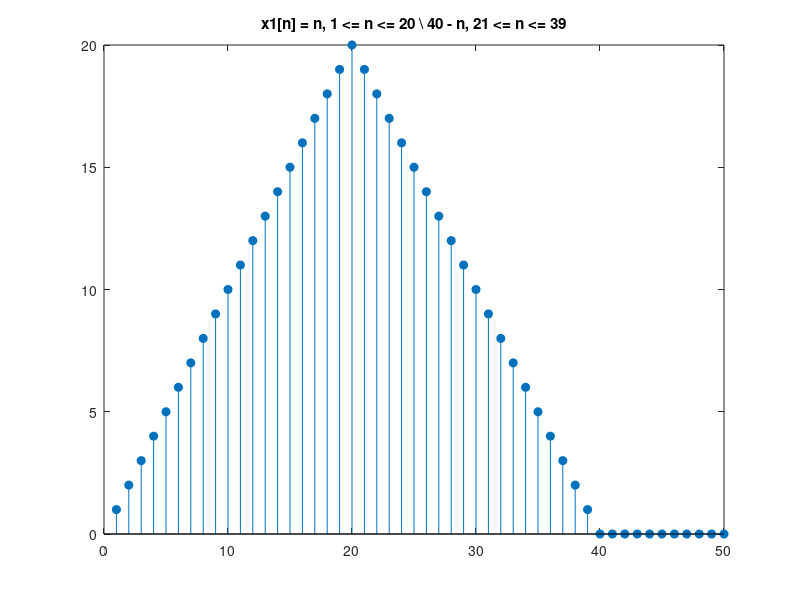
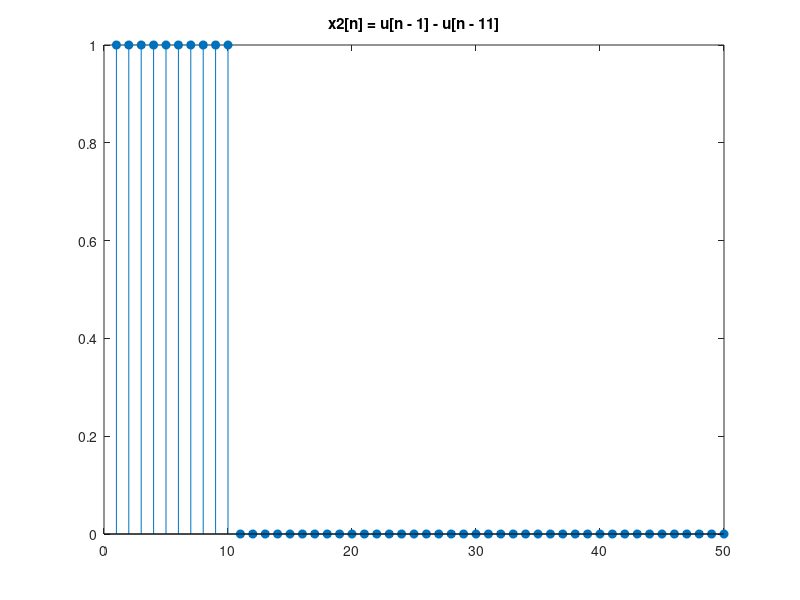
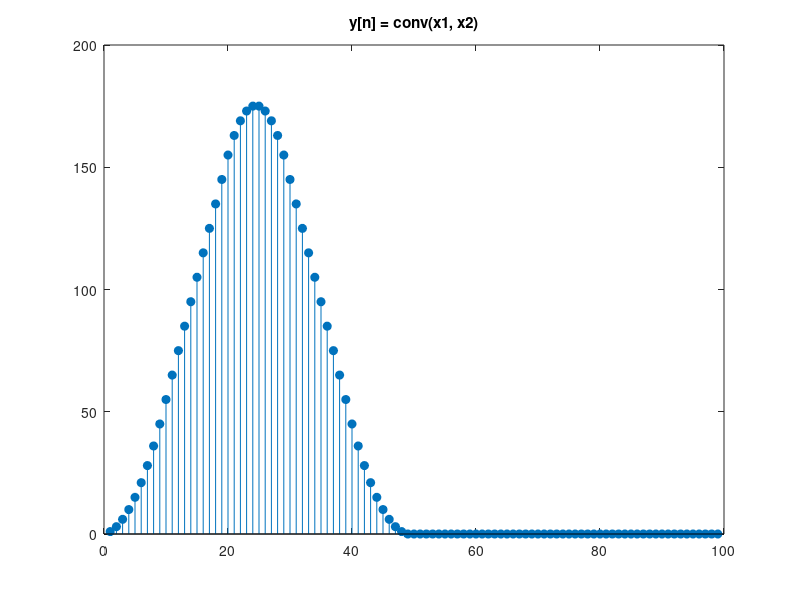
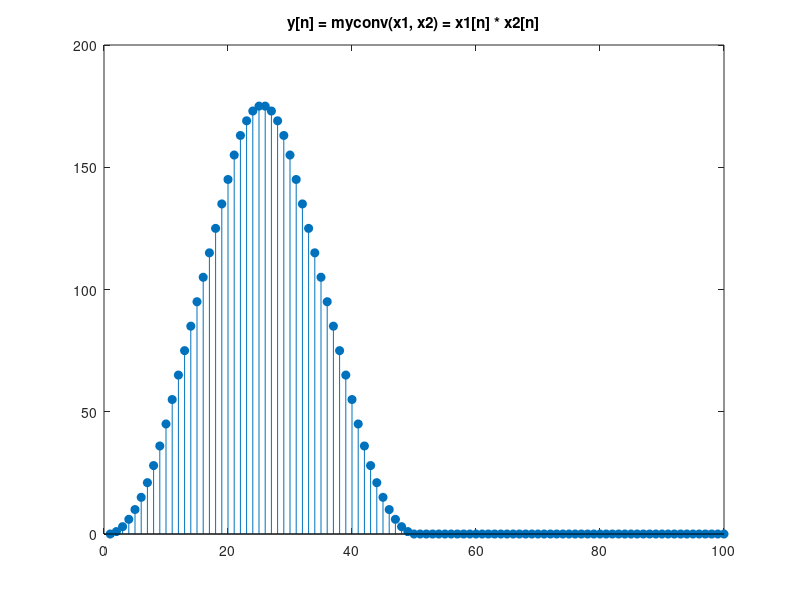

MATLAB code for these plots, in order:
clear all; 
clc;

%% Question (a)
n1 = 50; % number of elements in x1
n2 = 50; % number of elements in x2

x1 = zeros(n1, 1);
x2 = zeros(n2, 1);

for n = 1:n1
    if n <= 20
        x1(n, 1) = n;
    elseif n <= 39
        x1(n, 1) = 40 - n;
    else
        x1(n, 1) = 0;
    end
end


for n = 1:n2
    if n < 11
        x2(n, 1) = 1;
    else
        x2(n, 1) = 0;
    end
end

% Plot x1[n]
stem(x1, 'filled')
title('x1[n] = n, 1 <= n <= 20 \\ 40 - n, 21 <= n <= 39')
figure;

% Plot x2[n]
stem(x2, 'filled')
title('x2[n] = u[n - 1] - u[n - 11]')
figure;

%% Question (b)

y = conv(x1, x2);

% Plot conv(x1, x2)
stem(y, 'filled')
title('y[n] = conv(x1, x2)')
figure;

% Supp 1. Generate conv(x1, x2) and myconv(x1, x2) on the same graph
% stem(y, 'filled')
% title('conv(x1, x2) and myconv(x1, x2)')
% hold on;

% Supp 2. Shift x2 to obtain correct convolution
% x2_shifted = zeros(n2, 1);
% for n = 2:n2
%     x2_shifted(n) = x2(n - 1);
% end
% y_modified = conv(x1, x2_shifted);
% tiledlayout(2, 1)
% nexttile
% stem(y_modified, 'filled','r')
% title('y[n] = conv(x1, x2__modified)')

%% Question (c)

y_matrix = zeros(n1 + n2, 1);
x1_matrix = zeros(n1 + n2 - 1, n1);
x2_matrix = zeros(n2, 1);

for n = 1:n1
    for m = n:(n + n1 - 1)
        x1_matrix(m, n) = x1(m - n + 1);
    end
end

for m = 1:n2
    x2_matrix(m, 1) = x2(m);
end

y_matrix(2:n1 + n2, 1) = x1_matrix * x2_matrix;

% stem(y_matrix, 'filled')
% legend
% hold off;
% figure;
% Supp 2. end

% nexttile
% stem(y_matrix, 'filled')
% title('y[n] = myconv(x1, x2)')
% figure;
% Supp 1. end

% Plot myconv(x1, x2) = x1[n] * x2[n]
stem(y_matrix, 'filled')
title('y[n] = myconv(x1, x2) = x1[n] * x2[n]')
figure;

%% Question (d)

for n = 1:n1
    if n <= 3
        x1(n) = 3^(n);
    else
        x1(n) = 0;
    end
end

for n = 1:n2
    if n <= 5
        x2(n) = 2^(n);
    else
        x2(n) = 0;
    end 
end

% Plot x1[n] = 3^(n), 1 <= n <= 3
stem(x1, 'filled')
title('x1[n] = 3^n, 1 <= n <= 3')
figure;

% Plot x2[n] = 2^(n), 1 <= n <= 5
stem(x2, 'filled')
title('x2[n] = 2^n, 1 <= n <= 5')
figure;

y = conv(x1, x2);

% Plot y[n] = conv(x1[n], x2[n])
% stem(y, 'filled')
% title('y[n] = conv(x1, x2)')
% figure;

% Supp 3. Shift x2 to obtain correct convolution
% x2_shifted = zeros(n2, 1);
% for n = 2:n2
%     x2_shifted(n) = x2(n - 1);
% end
% y_modified = conv(x1, x2_shifted);
% tiledlayout(2, 1)
% nexttile
% stem(y_modified, 'filled', 'r')
% title('y[n] = conv(x1, x2__modified)')


% Supp 4. Generate conv(x1, x2) and myconv(x1, x2) on the same graph
stem(y, 'filled')
title('conv(x1, x2) and myconv(x1, x2)')
hold on;


for m = 1:(n1 + n2 - 1)
    for n = 1:n1
        x1_matrix(m, n) = 0;
    end
end

for m = 1:n2
    x2_matrix(m, 1) = 0;
end

for n = 1:n1
    for m = n:(n + n1 - 1)
        x1_matrix(m, n) = x1(m - n + 1);
    end
end

for m = 1:n2
    x2_matrix(m, 1) = x2(m);
end

y_matrix(2:n1 + n2, 1) = x1_matrix * x2_matrix;

% stem(y_matrix, 'filled')
% legend
% hold off;
% figure;
% Supp 4. end


% nexttile
% stem(y_matrix, 'filled')
% title('y[n] = myconv(x1, x2)')
% figure;
% Supp 3. end

% Plot myconv(x1, x2)
stem(y_matrix, 'filled')
title('y[n] = myconv(x1, x2) = x1[n] * x2[n]')
